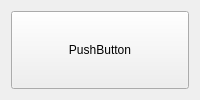
<?xml version="1.0" encoding="UTF-8"?>
<ui version="4.0">
 <class>MainWindow</class>
 <widget class="QWidget" name="MainWindow">
  <property name="geometry">
   <rect>
    <x>0</x>
    <y>0</y>
    <width>200</width>
    <height>100</height>
   </rect>
  </property>
  <property name="contextMenuPolicy">
   <enum>Qt::DefaultContextMenu</enum>
  </property>
  <property name="windowTitle">
   <string>BUTTS</string>
  </property>
  <layout class="QGridLayout" name="gridLayout">
   <item row="0" column="0">
    <widget class="QPushButton" name="pushButton">
     <property name="sizePolicy">
      <sizepolicy hsizetype="Minimum" vsizetype="Minimum">
       <horstretch>0</horstretch>
       <verstretch>0</verstretch>
      </sizepolicy>
     </property>
     <property name="text">
      <string>PushButton</string>
     </property>
    </widget>
   </item>
  </layout>
 </widget>
 <resources/>
 <connections/>
</ui>
